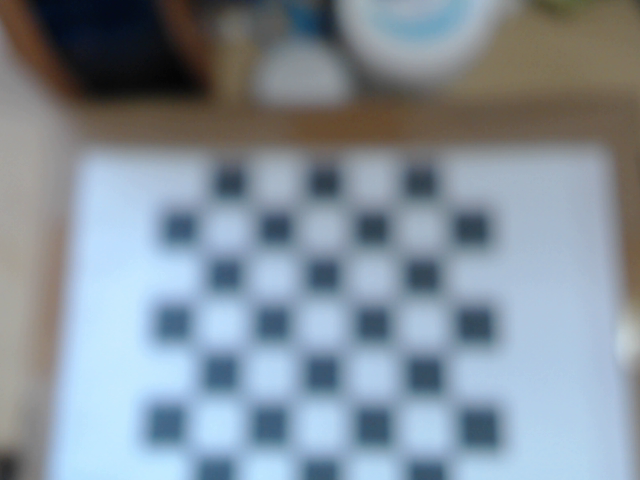
#> input picture Webcam/images/checker_000_20251121_113653.png, 640 x 480 px; its folder holds only this picture in this run
$ python calibrate_camera.py
#> lines starting #> are read from the running program, lines starting #| are printed output that depends on the picture; after the words box and inside, x2 and y2 are one past the last pixel; in counts of white or black regions, pixels touching at a corner belong together
import cv2
import numpy as np
import glob
import os
import sys

# -------- CONFIG --------
CHECKERBOARD = (6, 6)       # inner corners for your 9x7 squares checkerboard
square_size = 0.025         # meters (25mm) — change if your squares are a different size

# -------- LOAD IMAGES --------
IMAGE_DIR = "images"        # folder where your images are stored

# Load all formats
images = []
for ext in ["png", "jpg", "jpeg", "PNG", "JPG"]:
    images.extend(glob.glob(os.path.join(IMAGE_DIR, f"*.{ext}")))

print("\nFound images:", len(images))

if len(images) == 0:
    print("❌ ERROR: No images found in 'images/' folder.")
    print("Make sure your structure is: Webcam/images/*.png")
    sys.exit()

# -------- PREPARE OBJECT POINTS --------
objp = np.zeros((CHECKERBOARD[0]*CHECKERBOARD[1], 3), np.float32)
objp[:, :2] = np.mgrid[
    0:CHECKERBOARD[0],
    0:CHECKERBOARD[1]
].T.reshape(-1, 2)

objp *= square_size

objpoints = []   # 3D points
imgpoints = []   # 2D points


# -------- PROCESS EACH IMAGE --------

for fname in images:
    print("Processing:", fname)

    img = cv2.imread(fname)
#> img is the input picture: shape (480, 640, 3); mean B, G, R 156, 144.7, 132
    if img is None:
        print("⚠️  Could not read image, skipping:", fname)
        continue

    gray = cv2.cvtColor(img, cv2.COLOR_BGR2GRAY)
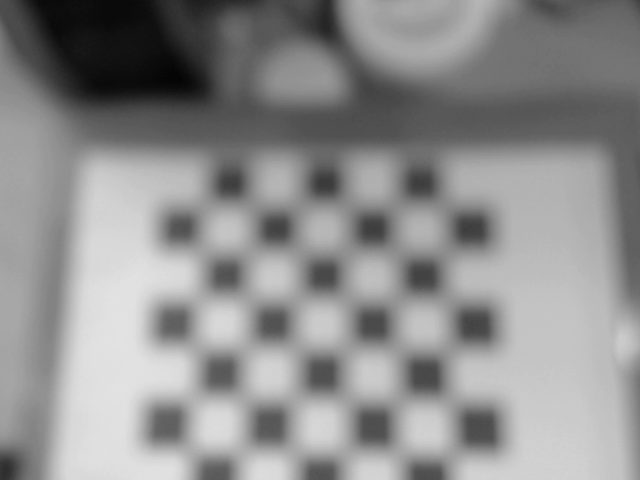
#> gray: shape (480, 640); min 4, max 228, mean 142.2

    ret, corners = cv2.findChessboardCorners(gray, CHECKERBOARD, None)
#> ret = True; corners = 36 rows, first 8: [203.5, 204.5], [252, 206], [299.5, 205.5], [345.6, 204.2], [396, 206], [444.7, 206.4], [204, 249.5], [251.5, 252]

    print("  Checkerboard detected =", ret)
#|   Checkerboard detected = True

    if ret:
        # refine
        corners2 = cv2.cornerSubPix(
            gray,
            corners,
            (11, 11),
            (-1, -1),
            (cv2.TERM_CRITERIA_EPS + cv2.TERM_CRITERIA_MAX_ITER, 30, 0.001)
        )
#> corners2 has the same summary as corners

        objpoints.append(objp)
        imgpoints.append(corners2)

        # show preview
        cv2.drawChessboardCorners(img, CHECKERBOARD, corners2, ret)
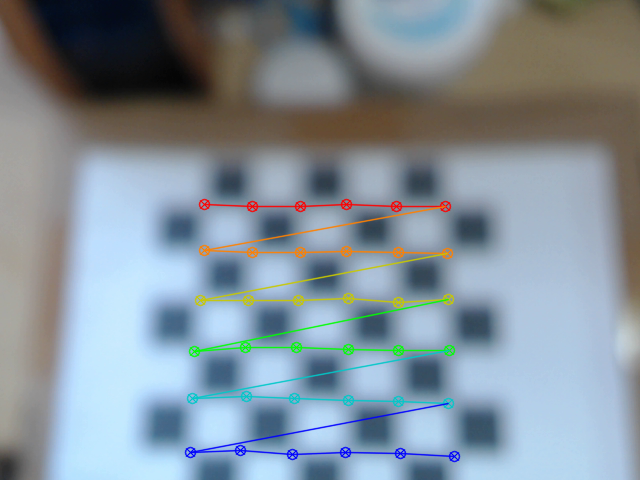
#> img: shape (480, 640, 3); 3.64% of pixels changed, all inside (x1, y1, x2, y2) = (184, 198, 461, 463)
        cv2.imshow("Detection", img)
        cv2.waitKey(200)

cv2.destroyAllWindows()

print("\nValid detected images:", len(imgpoints))
#| Valid detected images: 2

if len(imgpoints) < 10:
    print("❌ ERROR: Not enough good images (need at least 10).")
    sys.exit()
#> (the program exits here)
